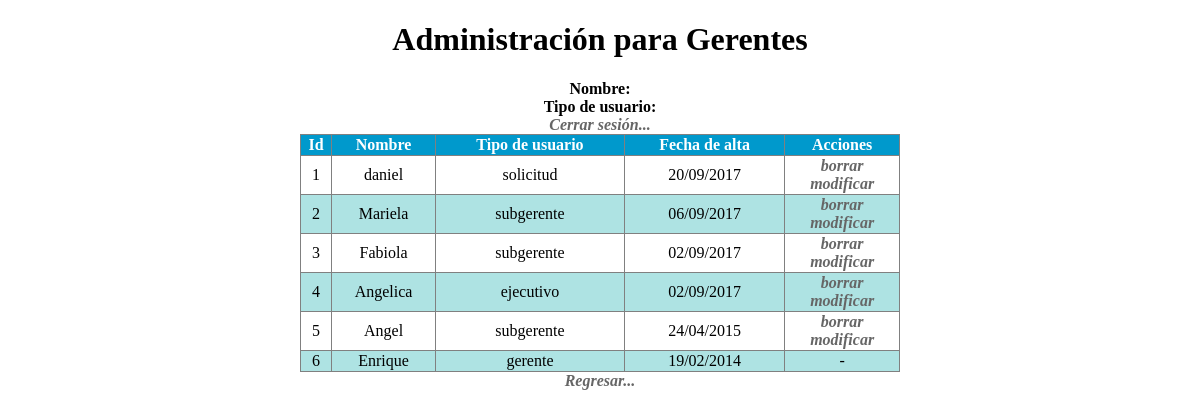
Page /sourcecode/sistemaMensajes/ver_usuarios.php on the committed database.
### tables this page shows
CREATE TABLE IF NOT EXISTS `usuarios` (
  `id` int(11) NOT NULL AUTO_INCREMENT,
  `nombre` varchar(40) NOT NULL,
  `apellido` varchar(40) NOT NULL,
  `usuario` varchar(10) NOT NULL,
  `clave` varchar(10) NOT NULL,
  `tipo` varchar(10) NOT NULL,
  `fecha_alta` varchar(20) NOT NULL,
  PRIMARY KEY (`id`)
);

### sourcecode/sistemaMensajes/ver_usuarios.php (the view, shortened to what this page needs)
<!DOCTYPE html PUBLIC "-//W3C//DTD XHTML 1.0 Transitional//EN" "http://www.w3.org/TR/xhtml1/DTD/xhtml1-transitional.dtd">
<html xmlns="http://www.w3.org/1999/xhtml">
<head>
<link href="estilos.css" rel="stylesheet" type="text/css">
</head>
<body>
<h1>Administración para Gerentes</h1>
<strong>Nombre: </strong><?=$_SESSION['snombre_completo']?><br />
<strong>Tipo de usuario: </strong><?=$_SESSION['stipo']?><br />
<a href='salir.php'>Cerrar sesión...</a><br />
<?php
include("conexion.php");
$sql = "SELECT * FROM usuarios ORDER BY id DESC";
$consulta = mysqli_query($cnx, $sql);
?>
<table border="1" width="600px">
<tr id="header">
	<td><strong>Id</strong></td>
	<td><strong>Nombre</strong></td>
    <td><strong>Tipo de usuario</strong></td>
    <td><strong>Fecha de alta</strong></td>
    <td><strong>Acciones</strong></td>
</tr>
<?php
$i=1;
while($result = mysqli_fetch_array($consulta)){
	$id = $result['id'];
	$nombre = $result['nombre'];
	$fecha_alta = $result['fecha_alta'];
	$tipo = $result['tipo'];
	echo "<tr>".
		"<td>".$i."</td>".
		"<td>".$nombre."</td>".
		"<td>".$tipo."</td>".
		"<td>".$fecha_alta."</td>";
		if($tipo == "gerente"){
			 echo "<td>-</td>";
			}else{
				echo "<td> <a href='confirmar_baja.php?id=$id' > borrar </a> <br /> <a href='form_modificar.php?id=$id'> modificar </a> </td>".
		"</tr>";
			}
		$i++;
	}
?>
</table>
<a href="admin_gerente.php"> Regresar... </a>
</body>
</html>

### sourcecode/sistemaMensajes/estilos.css (style rules this page uses)
body { text-align:center; }
table { text-align:center; margin:auto auto; border-collapse:collapse; }
#header { background:#0099CC; color:#FFFFFF; }
a { text-decoration:none; font-style:oblique; font-weight:bold; text-decoration:blink; color:#666; }
tr:nth-child(odd) { background:#AEE3E3; }
tr:nth-child(even) { background: #FFFFFF; }

### rows in the picture
usuarios: nombre "daniel", tipo "solicitud", fecha_alta "20/09/2017"
usuarios: nombre "Mariela", tipo "subgerente", fecha_alta "06/09/2017"
usuarios: nombre "Fabiola", tipo "subgerente", fecha_alta "02/09/2017"
usuarios: nombre "Angelica", tipo "ejecutivo", fecha_alta "02/09/2017"
usuarios: nombre "Angel", tipo "subgerente", fecha_alta "24/04/2015"
usuarios: nombre "Enrique", tipo "gerente", fecha_alta "19/02/2014"
